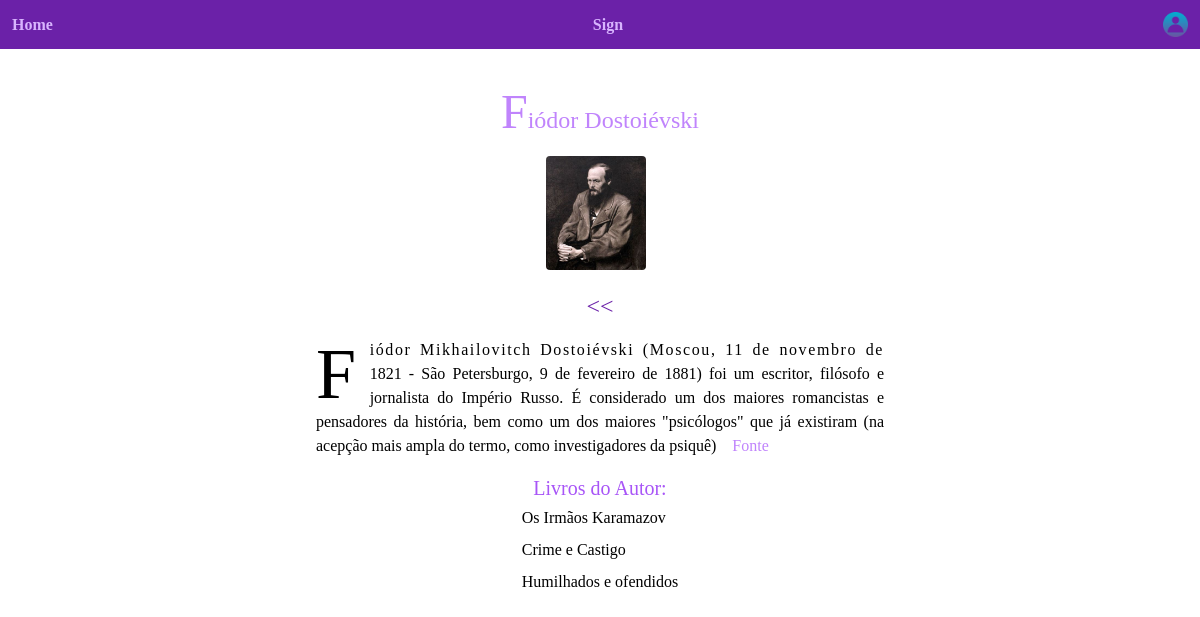
/autor/1, run on the app's committed database.
### app_biblioteca/models.py (models this page shows, shortened)
class Autor(models.Model):
    nome = models.CharField('Nome do Autor', max_length=30)
    criado_em = models.DateTimeField('criado')
    informacaoes = models.TextField('Informações', default='')
    fonte_informacao = models.CharField('Fonte', max_length=100, default='')
    class Meta:
        db_table = 'autor'

class LivrosDoAutor(models.Model):
    autor = models.ForeignKey(Autor, on_delete=models.RESTRICT)
    livro = models.ForeignKey(Livro, on_delete=models.CASCADE)
    class Meta:
        db_table = 'livros_do_autor'

class Livro(models.Model):
    titulo = models.CharField('Título', max_length=300)
    criado_em = models.DateField('criado', help_text='yyyy/mm/dd')
    ano = models.IntegerField('ano da publicação', default=2024)
    informacaoes = models.TextField('Informações', default='')
    fonte_informacao = models.CharField('Fonte', max_length=100, default='')
    class Meta:
        db_table = 'livro'

### app_biblioteca/views.py (the view)
# urls.py: path("autor/<int:autor_id>", views.autor, name='autor'),
def autor(request, autor_id: int) -> HttpResponse:
    try:
        um_autor = Autor.objects.get(pk=autor_id)
    except Autor.DoesNotExist as not_found:
        print(not_found)
        raise Http404(
            f"Autor não encontrado! O autor de ID={autor_id} não existe na base de dados."
        ) from not_found
    livros_autor = LivrosDoAutor.objects.filter(autor_id=autor_id)
    contexto = {
        'autor': um_autor,
        'livros': livros_autor
    }
    return render(request, 'autor.html', context=contexto)

### theme/templates/autor.html
{% extends "base.html" %}
{% block content %}
{% load static %}
{% static 'imgs/autores' as autor_url %}
<div class="flex flex-col items-center justify-center">
<div class="flex flex-col items-center mt-11">
    <h1 class="text-2xl text-purple-400 mb-5 first-letter:text-5xl  first-letter:float-left:align-middle"> {{ autor.nome }}</h1>
</div>
<img src="{{autor_url}}/{{autor.id}}.jpg"  width="100px" alt="imagem do autor" class="mb-5 mr-2 rounded"/>
<a href="javascript:history.back()" class=" text-2xl text-purple-800 hover:text-purple-500 ">
    <<
</a>
<div class="flex flex-row w-1/2 ">
        <p class="p-4 min-w-full mr-3 text-justify first-line:tracking-widest
  first-letter:text-7xl first-letter:mr-3 first-letter:float-left">
        {{autor.informacaoes}}
        {% if autor.fonte_informacao %}
        <a href="{{autor.fonte_informacao}}" target="_blank" class="ml-3 text-purple-400"> Fonte </a>
        {% endif %}
        </p>
</div>
<p class=" text-xl text-purple-500">Livros do Autor:</p>
        <ul class="justify-center mb-3">
            {% for livro_autor in livros %}
            <li class="hover:bg-purple-500 p-1 rounded-md">
                <a href="{% url 'livro' livro_autor.livro.id %}">
                    {{livro_autor.livro.titulo}}
                </a>
            </li>
            {% endfor %}
        </ul>
</div>
{% endblock %}

### data on the page
Autor: nome "Fiódor Dostoiévski", informacaoes "Fiódor Mikhailovitch Dostoiévski (Moscou, 11 de novembro de 1821 - São Petersburgo, 9 de fevereiro de 1881) foi um escritor, filósofo e jornalista do Império Russo. É considerado um dos maiores romancistas e pensadores da história, bem como um dos maiores \"psicólogos\" que já existiram (na acepção mais ampla do termo, como investigadores da psiquê)"
LivrosDoAutor: livro.titulo "Os Irmãos Karamazov"
LivrosDoAutor: livro.titulo "Crime e Castigo"
LivrosDoAutor: livro.titulo "Humilhados e ofendidos"
